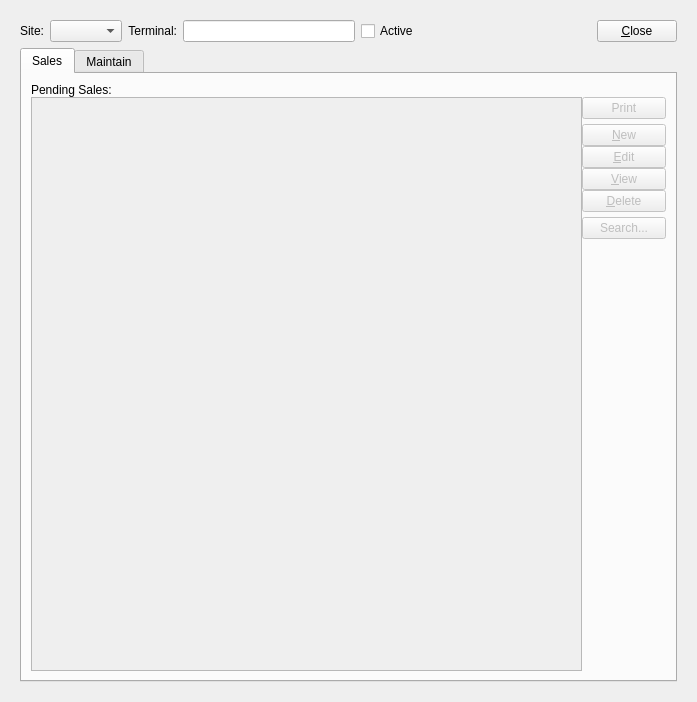
<?xml version="1.0" encoding="UTF-8"?>
<ui version="4.0">
 <class>cashRegister</class>
 <widget class="QWidget" name="cashRegister">
  <property name="geometry">
   <rect>
    <x>0</x>
    <y>0</y>
    <width>697</width>
    <height>702</height>
   </rect>
  </property>
  <property name="windowTitle">
   <string>Cash Register</string>
  </property>
  <layout class="QGridLayout" name="gridLayout_3">
   <item row="0" column="0">
    <widget class="Screen" name="_cashRegister">
     <property name="schemaName">
      <string>xtpos</string>
     </property>
     <property name="tableName">
      <string>api_cashregister</string>
     </property>
     <property name="primaryKeyColumns">
      <number>2</number>
     </property>
     <layout class="QGridLayout" name="gridLayout_2">
      <item row="0" column="0">
       <layout class="QHBoxLayout" name="_2">
        <item>
         <widget class="XLabel" name="_siteLit">
          <property name="text">
           <string>Site:</string>
          </property>
          <property name="alignment">
           <set>Qt::AlignRight|Qt::AlignTrailing|Qt::AlignVCenter</set>
          </property>
         </widget>
        </item>
        <item>
         <widget class="WComboBox" name="_site">
          <property name="fieldName">
           <string>site</string>
          </property>
         </widget>
        </item>
        <item>
         <widget class="XLabel" name="_registerLit">
          <property name="text">
           <string>Terminal:</string>
          </property>
          <property name="alignment">
           <set>Qt::AlignRight|Qt::AlignTrailing|Qt::AlignVCenter</set>
          </property>
         </widget>
        </item>
        <item>
         <widget class="XLineEdit" name="_terminal">
          <property name="fieldName">
           <string>terminal</string>
          </property>
         </widget>
        </item>
        <item>
         <widget class="XCheckBox" name="_active">
          <property name="text">
           <string>Active</string>
          </property>
          <property name="fieldName">
           <string>active</string>
          </property>
          <property name="forgetful">
           <bool>true</bool>
          </property>
         </widget>
        </item>
        <item>
         <spacer>
          <property name="orientation">
           <enum>Qt::Horizontal</enum>
          </property>
          <property name="sizeHint" stdset="0">
           <size>
            <width>40</width>
            <height>20</height>
           </size>
          </property>
         </spacer>
        </item>
        <item>
         <widget class="QPushButton" name="_close">
          <property name="enabled">
           <bool>true</bool>
          </property>
          <property name="text">
           <string>&amp;Close</string>
          </property>
         </widget>
        </item>
       </layout>
      </item>
      <item row="1" column="0">
       <widget class="QTabWidget" name="_tab">
        <property name="currentIndex">
         <number>0</number>
        </property>
        <widget class="QWidget" name="_salesTab">
         <attribute name="title">
          <string>Sales</string>
         </attribute>
         <layout class="QGridLayout" name="gridLayout_7">
          <item row="0" column="0">
           <widget class="Screen" name="_sale">
            <property name="schemaName">
             <string>xtpos</string>
            </property>
            <property name="tableName">
             <string>api_sale</string>
            </property>
            <layout class="QGridLayout" name="gridLayout_4">
             <property name="margin">
              <number>0</number>
             </property>
             <item row="0" column="0">
              <layout class="QVBoxLayout" name="_3">
               <property name="spacing">
                <number>0</number>
               </property>
               <item>
                <widget class="QLabel" name="_salesLit">
                 <property name="text">
                  <string>Pending Sales:</string>
                 </property>
                </widget>
               </item>
               <item>
                <layout class="QHBoxLayout" name="_4">
                 <item>
                  <widget class="XTreeView" name="_sales">
                   <property name="enabled">
                    <bool>false</bool>
                   </property>
                   <property name="editTriggers">
                    <set>QAbstractItemView::NoEditTriggers</set>
                   </property>
                   <property name="alternatingRowColors">
                    <bool>false</bool>
                   </property>
                  </widget>
                 </item>
                 <item>
                  <layout class="QVBoxLayout" name="_5">
                   <item>
                    <layout class="QVBoxLayout" name="_6">
                     <property name="spacing">
                      <number>0</number>
                     </property>
                     <item>
                      <widget class="QPushButton" name="_print">
                       <property name="enabled">
                        <bool>false</bool>
                       </property>
                       <property name="text">
                        <string>Print</string>
                       </property>
                      </widget>
                     </item>
                     <item>
                      <spacer name="verticalSpacer">
                       <property name="orientation">
                        <enum>Qt::Vertical</enum>
                       </property>
                       <property name="sizeType">
                        <enum>QSizePolicy::Preferred</enum>
                       </property>
                       <property name="sizeHint" stdset="0">
                        <size>
                         <width>20</width>
                         <height>5</height>
                        </size>
                       </property>
                      </spacer>
                     </item>
                     <item>
                      <widget class="QPushButton" name="_new">
                       <property name="enabled">
                        <bool>false</bool>
                       </property>
                       <property name="text">
                        <string>&amp;New</string>
                       </property>
                      </widget>
                     </item>
                     <item>
                      <widget class="QPushButton" name="_edit">
                       <property name="enabled">
                        <bool>false</bool>
                       </property>
                       <property name="text">
                        <string>&amp;Edit</string>
                       </property>
                      </widget>
                     </item>
                     <item>
                      <widget class="QPushButton" name="_view">
                       <property name="enabled">
                        <bool>false</bool>
                       </property>
                       <property name="text">
                        <string>&amp;View</string>
                       </property>
                      </widget>
                     </item>
                     <item>
                      <widget class="QPushButton" name="_delete">
                       <property name="enabled">
                        <bool>false</bool>
                       </property>
                       <property name="text">
                        <string>&amp;Delete</string>
                       </property>
                      </widget>
                     </item>
                     <item>
                      <spacer name="verticalSpacer_2">
                       <property name="orientation">
                        <enum>Qt::Vertical</enum>
                       </property>
                       <property name="sizeType">
                        <enum>QSizePolicy::Preferred</enum>
                       </property>
                       <property name="sizeHint" stdset="0">
                        <size>
                         <width>20</width>
                         <height>5</height>
                        </size>
                       </property>
                      </spacer>
                     </item>
                     <item>
                      <widget class="QPushButton" name="_search">
                       <property name="enabled">
                        <bool>false</bool>
                       </property>
                       <property name="text">
                        <string>Search...</string>
                       </property>
                      </widget>
                     </item>
                    </layout>
                   </item>
                   <item>
                    <spacer>
                     <property name="orientation">
                      <enum>Qt::Vertical</enum>
                     </property>
                     <property name="sizeType">
                      <enum>QSizePolicy::Expanding</enum>
                     </property>
                     <property name="sizeHint" stdset="0">
                      <size>
                       <width>84</width>
                       <height>211</height>
                      </size>
                     </property>
                    </spacer>
                   </item>
                  </layout>
                 </item>
                </layout>
               </item>
              </layout>
             </item>
            </layout>
           </widget>
          </item>
         </layout>
        </widget>
        <widget class="QWidget" name="_maintainTab">
         <attribute name="title">
          <string>Maintain</string>
         </attribute>
         <layout class="QGridLayout" name="gridLayout_6">
          <item row="0" column="0">
           <layout class="QHBoxLayout" name="horizontalLayout_2">
            <item>
             <widget class="QLabel" name="_opentimeLit">
              <property name="text">
               <string>Opened:</string>
              </property>
              <property name="alignment">
               <set>Qt::AlignRight|Qt::AlignTrailing|Qt::AlignVCenter</set>
              </property>
             </widget>
            </item>
            <item>
             <widget class="XLineEdit" name="_opened">
              <property name="enabled">
               <bool>false</bool>
              </property>
              <property name="fieldName">
               <string>opened</string>
              </property>
             </widget>
            </item>
            <item>
             <spacer name="horizontalSpacer">
              <property name="orientation">
               <enum>Qt::Horizontal</enum>
              </property>
              <property name="sizeHint" stdset="0">
               <size>
                <width>40</width>
                <height>20</height>
               </size>
              </property>
             </spacer>
            </item>
            <item>
             <widget class="XLabel" name="_actionLit">
              <property name="text">
               <string>Action:</string>
              </property>
              <property name="alignment">
               <set>Qt::AlignRight|Qt::AlignTrailing|Qt::AlignVCenter</set>
              </property>
             </widget>
            </item>
            <item>
             <layout class="QHBoxLayout" name="_7">
              <item>
               <widget class="XComboBox" name="_action">
                <property name="fieldName">
                 <string>action</string>
                </property>
               </widget>
              </item>
              <item>
               <spacer>
                <property name="orientation">
                 <enum>Qt::Horizontal</enum>
                </property>
                <property name="sizeHint" stdset="0">
                 <size>
                  <width>40</width>
                  <height>20</height>
                 </size>
                </property>
               </spacer>
              </item>
              <item>
               <widget class="QPushButton" name="_post">
                <property name="text">
                 <string>&amp;Post</string>
                </property>
                <property name="default">
                 <bool>true</bool>
                </property>
               </widget>
              </item>
             </layout>
            </item>
           </layout>
          </item>
          <item row="1" column="0">
           <widget class="QGroupBox" name="_statsGroup">
            <property name="title">
             <string/>
            </property>
            <layout class="QGridLayout" name="gridLayout">
             <item row="0" column="0">
              <layout class="QHBoxLayout" name="_8">
               <item>
                <layout class="QGridLayout" name="_9">
                 <property name="verticalSpacing">
                  <number>12</number>
                 </property>
                 <item row="0" column="0">
                  <widget class="QLabel" name="_openBalanceLit">
                   <property name="text">
                    <string>Opening Balance:</string>
                   </property>
                  </widget>
                 </item>
                 <item row="0" column="1">
                  <widget class="CurrCluster" name="_openBalance">
                   <property name="fieldNameValue">
                    <string>opening_balance</string>
                   </property>
                   <property name="currencyEnabled">
                    <bool>false</bool>
                   </property>
                   <property name="currencyVisible">
                    <bool>false</bool>
                   </property>
                   <property name="enabled">
                    <bool>false</bool>
                   </property>
                  </widget>
                 </item>
                 <item row="0" column="2">
                  <widget class="QLabel" name="_cashSalesLit">
                   <property name="text">
                    <string>Cash Sales:</string>
                   </property>
                   <property name="alignment">
                    <set>Qt::AlignRight|Qt::AlignTrailing|Qt::AlignVCenter</set>
                   </property>
                  </widget>
                 </item>
                 <item row="0" column="3">
                  <widget class="CurrCluster" name="_cashSales">
                   <property name="fieldNameValue">
                    <string>cash_sales</string>
                   </property>
                   <property name="currencyEnabled">
                    <bool>false</bool>
                   </property>
                   <property name="currencyVisible">
                    <bool>false</bool>
                   </property>
                   <property name="enabled">
                    <bool>false</bool>
                   </property>
                  </widget>
                 </item>
                 <item row="1" column="0">
                  <widget class="QLabel" name="_currentBalanceLit">
                   <property name="text">
                    <string>Current Balance:</string>
                   </property>
                   <property name="alignment">
                    <set>Qt::AlignRight|Qt::AlignTrailing|Qt::AlignVCenter</set>
                   </property>
                  </widget>
                 </item>
                 <item row="1" column="1">
                  <widget class="CurrCluster" name="_currentBalance">
                   <property name="fieldNameValue">
                    <string>current_balance</string>
                   </property>
                   <property name="currencyEnabled">
                    <bool>false</bool>
                   </property>
                   <property name="currencyVisible">
                    <bool>false</bool>
                   </property>
                   <property name="enabled">
                    <bool>false</bool>
                   </property>
                  </widget>
                 </item>
                 <item row="1" column="2">
                  <widget class="QLabel" name="_ccSalesLit">
                   <property name="text">
                    <string>Credit Card Sales</string>
                   </property>
                   <property name="alignment">
                    <set>Qt::AlignRight|Qt::AlignTrailing|Qt::AlignVCenter</set>
                   </property>
                  </widget>
                 </item>
                 <item row="1" column="3">
                  <widget class="CurrCluster" name="_ccSales">
                   <property name="fieldNameValue">
                    <string>credit_card_sales</string>
                   </property>
                   <property name="currencyEnabled">
                    <bool>false</bool>
                   </property>
                   <property name="currencyVisible">
                    <bool>false</bool>
                   </property>
                   <property name="enabled">
                    <bool>false</bool>
                   </property>
                  </widget>
                 </item>
                 <item row="2" column="0">
                  <widget class="QLabel" name="_totalSalesLit">
                   <property name="text">
                    <string>Total Sales:</string>
                   </property>
                   <property name="alignment">
                    <set>Qt::AlignRight|Qt::AlignTrailing|Qt::AlignVCenter</set>
                   </property>
                  </widget>
                 </item>
                 <item row="2" column="1">
                  <widget class="CurrCluster" name="_totalSales">
                   <property name="fieldNameValue">
                    <string>total_sales</string>
                   </property>
                   <property name="currencyEnabled">
                    <bool>false</bool>
                   </property>
                   <property name="currencyVisible">
                    <bool>false</bool>
                   </property>
                   <property name="enabled">
                    <bool>false</bool>
                   </property>
                  </widget>
                 </item>
                 <item row="2" column="2">
                  <widget class="QLabel" name="_checkSalesLit">
                   <property name="text">
                    <string>Check Sales:</string>
                   </property>
                   <property name="alignment">
                    <set>Qt::AlignRight|Qt::AlignTrailing|Qt::AlignVCenter</set>
                   </property>
                  </widget>
                 </item>
                 <item row="2" column="3">
                  <widget class="CurrCluster" name="_checkSales">
                   <property name="fieldNameValue">
                    <string>check_sales</string>
                   </property>
                   <property name="currencyEnabled">
                    <bool>false</bool>
                   </property>
                   <property name="currencyVisible">
                    <bool>false</bool>
                   </property>
                   <property name="enabled">
                    <bool>false</bool>
                   </property>
                  </widget>
                 </item>
                </layout>
               </item>
               <item>
                <spacer>
                 <property name="orientation">
                  <enum>Qt::Horizontal</enum>
                 </property>
                 <property name="sizeHint" stdset="0">
                  <size>
                   <width>20</width>
                   <height>20</height>
                  </size>
                 </property>
                </spacer>
               </item>
              </layout>
             </item>
            </layout>
           </widget>
          </item>
          <item row="2" column="0">
           <widget class="QGroupBox" name="_transferGroup">
            <property name="title">
             <string>Bank Transfer</string>
            </property>
            <layout class="QGridLayout" name="_10">
             <item row="0" column="0">
              <widget class="QLabel" name="_accountLit">
               <property name="text">
                <string>Account:</string>
               </property>
               <property name="alignment">
                <set>Qt::AlignRight|Qt::AlignTrailing|Qt::AlignVCenter</set>
               </property>
              </widget>
             </item>
             <item row="0" column="1">
              <layout class="QHBoxLayout" name="_11">
               <item>
                <widget class="XComboBox" name="_bankaccount">
                 <property name="fieldName">
                  <string>account</string>
                 </property>
                </widget>
               </item>
               <item>
                <spacer>
                 <property name="orientation">
                  <enum>Qt::Horizontal</enum>
                 </property>
                 <property name="sizeHint" stdset="0">
                  <size>
                   <width>61</width>
                   <height>26</height>
                  </size>
                 </property>
                </spacer>
               </item>
              </layout>
             </item>
             <item row="1" column="0">
              <widget class="QLabel" name="_amountLit">
               <property name="text">
                <string> Amount:</string>
               </property>
               <property name="alignment">
                <set>Qt::AlignRight|Qt::AlignTrailing|Qt::AlignVCenter</set>
               </property>
              </widget>
             </item>
             <item row="1" column="1">
              <layout class="QHBoxLayout" name="_12">
               <item>
                <widget class="CurrCluster" name="_transferAmt">
                 <property name="sizePolicy">
                  <sizepolicy hsizetype="Fixed" vsizetype="Preferred">
                   <horstretch>0</horstretch>
                   <verstretch>0</verstretch>
                  </sizepolicy>
                 </property>
                 <property name="fieldNameValue">
                  <string>transfer_amount</string>
                 </property>
                 <property name="currencyEnabled">
                  <bool>false</bool>
                 </property>
                 <property name="currencyVisible">
                  <bool>false</bool>
                 </property>
                </widget>
               </item>
               <item>
                <widget class="XComboBox" name="_transferDirection">
                 <property name="fieldName">
                  <string>transfer_direction</string>
                 </property>
                </widget>
               </item>
               <item>
                <widget class="XCheckBox" name="_depositChecks">
                 <property name="text">
                  <string>Deposit Checks</string>
                 </property>
                 <property name="fieldName">
                  <string>deposit_checks</string>
                 </property>
                 <property name="forgetful">
                  <bool>true</bool>
                 </property>
                </widget>
               </item>
               <item>
                <spacer>
                 <property name="orientation">
                  <enum>Qt::Horizontal</enum>
                 </property>
                 <property name="sizeHint" stdset="0">
                  <size>
                   <width>0</width>
                   <height>26</height>
                  </size>
                 </property>
                </spacer>
               </item>
              </layout>
             </item>
            </layout>
           </widget>
          </item>
          <item row="3" column="0">
           <widget class="QGroupBox" name="_adjGroup">
            <property name="title">
             <string>Adjustment</string>
            </property>
            <property name="checked">
             <bool>false</bool>
            </property>
            <layout class="QGridLayout" name="gridLayout_5">
             <item row="0" column="0">
              <widget class="QLabel" name="_adjAmountLit">
               <property name="text">
                <string>Amount:</string>
               </property>
               <property name="alignment">
                <set>Qt::AlignRight|Qt::AlignTrailing|Qt::AlignVCenter</set>
               </property>
              </widget>
             </item>
             <item row="0" column="1">
              <layout class="QHBoxLayout" name="horizontalLayout">
               <item>
                <widget class="CurrCluster" name="_adjustAmt">
                 <property name="sizePolicy">
                  <sizepolicy hsizetype="Fixed" vsizetype="Preferred">
                   <horstretch>0</horstretch>
                   <verstretch>0</verstretch>
                  </sizepolicy>
                 </property>
                 <property name="fieldNameValue">
                  <string>adjustment_amount</string>
                 </property>
                 <property name="currencyEnabled">
                  <bool>false</bool>
                 </property>
                 <property name="currencyVisible">
                  <bool>false</bool>
                 </property>
                </widget>
               </item>
               <item>
                <widget class="XComboBox" name="_adjustDirection">
                 <property name="fieldName">
                  <string>adjustment_direction</string>
                 </property>
                </widget>
               </item>
               <item>
                <spacer>
                 <property name="orientation">
                  <enum>Qt::Horizontal</enum>
                 </property>
                 <property name="sizeHint" stdset="0">
                  <size>
                   <width>0</width>
                   <height>26</height>
                  </size>
                 </property>
                </spacer>
               </item>
              </layout>
             </item>
            </layout>
           </widget>
          </item>
          <item row="4" column="0">
           <layout class="QGridLayout" name="_13">
            <item row="0" column="0">
             <widget class="QLabel" name="_newbalanceLit">
              <property name="text">
               <string>New Balance:</string>
              </property>
              <property name="alignment">
               <set>Qt::AlignRight|Qt::AlignTrailing|Qt::AlignVCenter</set>
              </property>
             </widget>
            </item>
            <item row="0" column="1">
             <layout class="QHBoxLayout" name="_14">
              <item>
               <widget class="CurrCluster" name="_newbalance">
                <property name="currencyEnabled">
                 <bool>false</bool>
                </property>
                <property name="currencyVisible">
                 <bool>false</bool>
                </property>
                <property name="enabled">
                 <bool>false</bool>
                </property>
               </widget>
              </item>
              <item>
               <spacer>
                <property name="orientation">
                 <enum>Qt::Horizontal</enum>
                </property>
                <property name="sizeHint" stdset="0">
                 <size>
                  <width>121</width>
                  <height>20</height>
                 </size>
                </property>
               </spacer>
              </item>
             </layout>
            </item>
            <item row="1" column="0">
             <widget class="QLabel" name="_notesLit">
              <property name="text">
               <string>Notes:</string>
              </property>
              <property name="alignment">
               <set>Qt::AlignRight|Qt::AlignTop|Qt::AlignTrailing</set>
              </property>
             </widget>
            </item>
            <item row="1" column="1">
             <widget class="XTextEdit" name="_notes">
              <property name="sizePolicy">
               <sizepolicy hsizetype="Expanding" vsizetype="Preferred">
                <horstretch>0</horstretch>
                <verstretch>1</verstretch>
               </sizepolicy>
              </property>
              <property name="fieldName">
               <string>notes</string>
              </property>
             </widget>
            </item>
           </layout>
          </item>
          <item row="5" column="0">
           <widget class="XCheckBox" name="_printReceipt">
            <property name="text">
             <string>Print Receipt</string>
            </property>
            <property name="checked">
             <bool>true</bool>
            </property>
            <property name="forgetful">
             <bool>true</bool>
            </property>
           </widget>
          </item>
         </layout>
        </widget>
       </widget>
      </item>
     </layout>
    </widget>
   </item>
  </layout>
 </widget>
 <customwidgets>
  <customwidget>
   <class>CurrCluster</class>
   <extends>CurrDisplay</extends>
   <header>currcluster.h</header>
  </customwidget>
  <customwidget>
   <class>CurrDisplay</class>
   <extends>QWidget</extends>
   <header>currcluster.h</header>
  </customwidget>
  <customwidget>
   <class>Screen</class>
   <extends>QWidget</extends>
   <header>screen.h</header>
   <container>1</container>
  </customwidget>
  <customwidget>
   <class>WComboBox</class>
   <extends>XComboBox</extends>
   <header>wcombobox.h</header>
  </customwidget>
  <customwidget>
   <class>XCheckBox</class>
   <extends>QCheckBox</extends>
   <header>xcheckbox.h</header>
  </customwidget>
  <customwidget>
   <class>XComboBox</class>
   <extends>QComboBox</extends>
   <header>xcombobox.h</header>
  </customwidget>
  <customwidget>
   <class>XLabel</class>
   <extends>QLabel</extends>
   <header>xlabel.h</header>
  </customwidget>
  <customwidget>
   <class>XLineEdit</class>
   <extends>QLineEdit</extends>
   <header>xlineedit.h</header>
   <container>1</container>
  </customwidget>
  <customwidget>
   <class>XTreeView</class>
   <extends>QTreeView</extends>
   <header>xtreeview.h</header>
  </customwidget>
  <customwidget>
   <class>XTextEdit</class>
   <extends>QTextEdit</extends>
   <header>xtextedit.h</header>
  </customwidget>
 </customwidgets>
 <resources/>
 <connections>
  <connection>
   <sender>_cashRegister</sender>
   <signal>newDataWidgetMapper(XDataWidgetMapper*)</signal>
   <receiver>_active</receiver>
   <slot>setDataWidgetMap(XDataWidgetMapper*)</slot>
   <hints>
    <hint type="sourcelabel">
     <x>348</x>
     <y>350</y>
    </hint>
    <hint type="destinationlabel">
     <x>421</x>
     <y>39</y>
    </hint>
   </hints>
  </connection>
  <connection>
   <sender>_cashRegister</sender>
   <signal>newDataWidgetMapper(XDataWidgetMapper*)</signal>
   <receiver>_openBalance</receiver>
   <slot>setDataWidgetMap(XDataWidgetMapper*)</slot>
   <hints>
    <hint type="sourcelabel">
     <x>348</x>
     <y>350</y>
    </hint>
    <hint type="destinationlabel">
     <x>259</x>
     <y>185</y>
    </hint>
   </hints>
  </connection>
  <connection>
   <sender>_cashRegister</sender>
   <signal>newDataWidgetMapper(XDataWidgetMapper*)</signal>
   <receiver>_currentBalance</receiver>
   <slot>setDataWidgetMap(XDataWidgetMapper*)</slot>
   <hints>
    <hint type="sourcelabel">
     <x>348</x>
     <y>350</y>
    </hint>
    <hint type="destinationlabel">
     <x>259</x>
     <y>222</y>
    </hint>
   </hints>
  </connection>
  <connection>
   <sender>_cashRegister</sender>
   <signal>newDataWidgetMapper(XDataWidgetMapper*)</signal>
   <receiver>_totalSales</receiver>
   <slot>setDataWidgetMap(XDataWidgetMapper*)</slot>
   <hints>
    <hint type="sourcelabel">
     <x>348</x>
     <y>350</y>
    </hint>
    <hint type="destinationlabel">
     <x>259</x>
     <y>258</y>
    </hint>
   </hints>
  </connection>
  <connection>
   <sender>_cashRegister</sender>
   <signal>newDataWidgetMapper(XDataWidgetMapper*)</signal>
   <receiver>_opened</receiver>
   <slot>setDataWidgetMap(XDataWidgetMapper*)</slot>
   <hints>
    <hint type="sourcelabel">
     <x>348</x>
     <y>350</y>
    </hint>
    <hint type="destinationlabel">
     <x>171</x>
     <y>122</y>
    </hint>
   </hints>
  </connection>
  <connection>
   <sender>_cashRegister</sender>
   <signal>newDataWidgetMapper(XDataWidgetMapper*)</signal>
   <receiver>_cashSales</receiver>
   <slot>setDataWidgetMap(XDataWidgetMapper*)</slot>
   <hints>
    <hint type="sourcelabel">
     <x>348</x>
     <y>350</y>
    </hint>
    <hint type="destinationlabel">
     <x>543</x>
     <y>185</y>
    </hint>
   </hints>
  </connection>
  <connection>
   <sender>_cashRegister</sender>
   <signal>newDataWidgetMapper(XDataWidgetMapper*)</signal>
   <receiver>_ccSales</receiver>
   <slot>setDataWidgetMap(XDataWidgetMapper*)</slot>
   <hints>
    <hint type="sourcelabel">
     <x>348</x>
     <y>350</y>
    </hint>
    <hint type="destinationlabel">
     <x>543</x>
     <y>222</y>
    </hint>
   </hints>
  </connection>
  <connection>
   <sender>_cashRegister</sender>
   <signal>newDataWidgetMapper(XDataWidgetMapper*)</signal>
   <receiver>_checkSales</receiver>
   <slot>setDataWidgetMap(XDataWidgetMapper*)</slot>
   <hints>
    <hint type="sourcelabel">
     <x>348</x>
     <y>350</y>
    </hint>
    <hint type="destinationlabel">
     <x>543</x>
     <y>258</y>
    </hint>
   </hints>
  </connection>
  <connection>
   <sender>_cashRegister</sender>
   <signal>newDataWidgetMapper(XDataWidgetMapper*)</signal>
   <receiver>_site</receiver>
   <slot>setDataWidgetMap(XDataWidgetMapper*)</slot>
   <hints>
    <hint type="sourcelabel">
     <x>348</x>
     <y>350</y>
    </hint>
    <hint type="destinationlabel">
     <x>114</x>
     <y>39</y>
    </hint>
   </hints>
  </connection>
  <connection>
   <sender>_cashRegister</sender>
   <signal>newDataWidgetMapper(XDataWidgetMapper*)</signal>
   <receiver>_terminal</receiver>
   <slot>setDataWidgetMap(XDataWidgetMapper*)</slot>
   <hints>
    <hint type="sourcelabel">
     <x>348</x>
     <y>350</y>
    </hint>
    <hint type="destinationlabel">
     <x>313</x>
     <y>38</y>
    </hint>
   </hints>
  </connection>
  <connection>
   <sender>_sale</sender>
   <signal>newModel(XSqlTableModel*)</signal>
   <receiver>_sales</receiver>
   <slot>setModel(XSqlTableModel*)</slot>
   <hints>
    <hint type="sourcelabel">
     <x>348</x>
     <y>380</y>
    </hint>
    <hint type="destinationlabel">
     <x>294</x>
     <y>388</y>
    </hint>
   </hints>
  </connection>
 </connections>
</ui>
